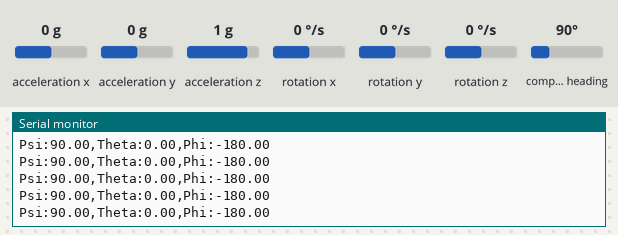
Bench run of a sketch on a simulated Arduino Nano 33 BLE. Shown: the last lines printed to the serial monitor. The inputs (shaded band) are chosen by the test bench; at power-on: acceleration z 1 g, acceleration x 0 g, acceleration y 0 g, compass heading 90°, rotation x 0 °/s, rotation y 0 °/s, rotation z 0 °/s.

Above: at 1.2 s.
1.3 s: acceleration z set to 0 g
At 2.4 s:
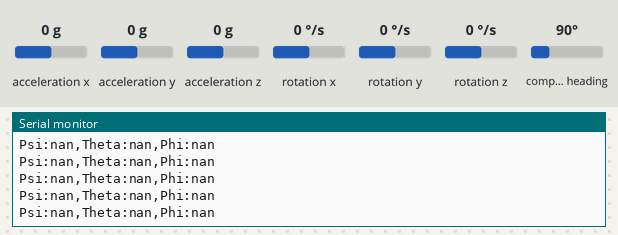
3.2 s: acceleration x set to -1.4 g
At 4.0 s:
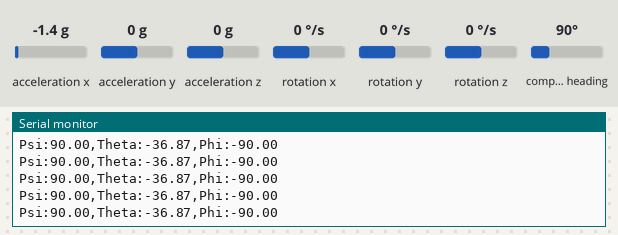
4.7 s: acceleration y set to -1.4 g
At 5.3 s:
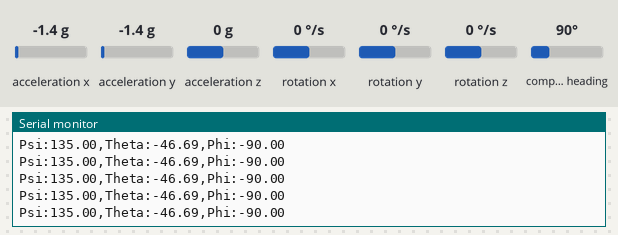
6.2 s: compass heading set to 7°
At 7.3 s:
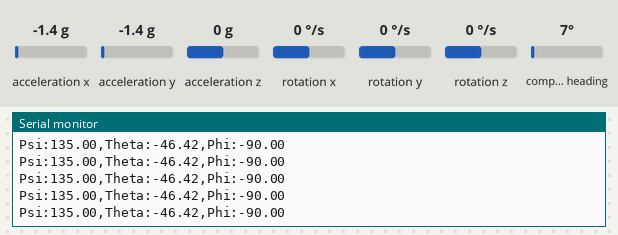
7.7 s: acceleration y set to 0 g
At 8.4 s:
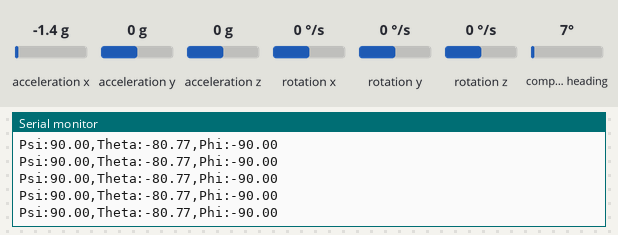
Timing chart, 0 to 9.8 s (numbered marks = the images above; inputs shaded):
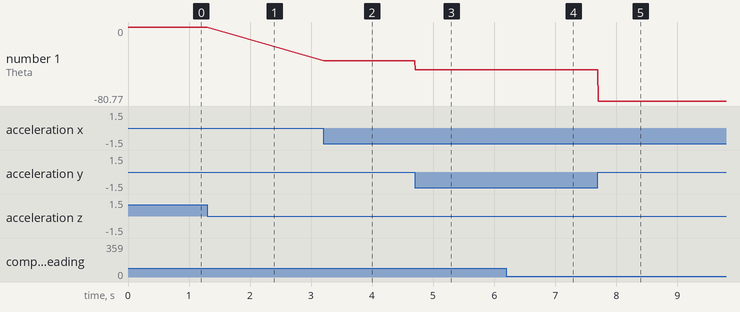

The sketch:

Arduino_LSM9DS1_Quaternion_CF.ino
```cpp
/*
參考文章 Keeping a Good Attitude: A Quaternion-Based Orientation Filter for IMUs and MARGs (https://www.mdpi.com/1424-8220/15/8/19302/htm)
使用library Arduino_LSM9DS1.h: https://github.com/arduino-libraries/Arduino_LSM9DS1
library作者寫定的條件如下
Accelerometer range is set at ±4 g with a resolution of 0.122 mg.
Gyroscope range is set at ±2000 dps with a resolution of 70 mdps.
Magnetometer range is set at ±400 uT with a resolution of 0.014 uT.
Accelerometer and gyrospcope output data rate is fixed at 104 Hz.
Magnetometer output data rate is fixed at 20 Hz.

可視情況自行修改，例如gryo用2000可能過頭了(量測精度不足)，在sensor datasheet中有提到±245/±500/±2000 dps angular rate full scale，個人認為用500 degree per second可能比較合適
LSM9DS1 datasheet請參考:https://www.st.com/resource/en/datasheet/lsm9ds1.pdf

//////////////////////////////////////////////////////
2022/05/07:
1. 開始撰寫程式、確認acc, gyro, mag三個sensor的連接無問題
2. 寫子程式: (a)quaternion_pruduct.  (b)quaternion2Euler
3. 測試文章section 3的做法，未來將作為CF的initial condition

注意: Nano 33 BLE/BLE Sense 的 Magnetometer x軸是acc x軸; y軸是acc z軸; z軸是acc y軸
所以從sensor裡面抓出來的資料要小心x-y-z順序
*/


#include <Arduino_LSM9DS1.h>

float ax, ay, az;  // acc value
float gx, gy, gz;  // gyro value
float mx, my, mz;  // mag value
float a_sq, m_sq;  // acc and mag square root

float axn, ayn, azn;  // normalized acc
float mxn, myn, mzn;  // normalized mag
float lx, ly, lz;     // l is the rotated magnetic field vector, see eq.(26)
float Gamma;          // for qmag

float qacc[4], qmag[4]; // quaternion of acc and mag
float q_gl[4];          // the quaternion orientation of the global frame relative to the local frame, see eq.(36)

float R_acc[3][3];  // acc's rotation matrix via quaternion

void setup() {
  Serial.begin(9600);
  while (!Serial);
  Serial.println("Started");

  if (!IMU.begin()) {
    Serial.println("Failed to initialize IMU!");
    while (1);
  }

}

void loop() {

  if (IMU.accelerationAvailable()) {
    IMU.readAcceleration(ax, ay, az);
  }

  if (IMU.gyroscopeAvailable()) {
  IMU.readGyroscope(gx, gy, gz);
  }

  if (IMU.magneticFieldAvailable()) {
  IMU.readMagneticField(mx, my, mz);
  }

// 方向校正，因為sensor先天方向定義問題，詳細參考datasheet or https://forum.arduino.cc/t/ble-sense-ahrs/636949/5
// 以北東下(NED)為測試校正方法
ax = ax;
ay = ay;
az = -az;
gx = gx;
gy = gy;
gz = -gz;
mx = -mx;
my = my;
mz = -mz;

// normalize
a_sq = sqrt(sq(ax)+sq(ay)+sq(az));
axn = ax/a_sq;
ayn = ay/a_sq;
azn = az/a_sq;

m_sq = sqrt(sq(mx)+sq(my)+sq(mz));
mxn = mx/m_sq;
myn = my/m_sq;
mzn = mz/m_sq;

// acc quaternion from eq.(25)
  if (azn >= 0){
    qacc[0] = sqrt((azn+1)/2);
    qacc[1] = -ayn/sqrt(2*(azn+1));
    qacc[2] = axn/sqrt(2*(azn+1));
    qacc[3] = 0;
    }
  else {
    qacc[0] = -ayn/sqrt(2*(1-azn));
    qacc[1] = sqrt((1-azn)/2);
    qacc[2] = 0;
    qacc[3] = axn/sqrt(2*(1-azn));
  }

// rotation matrix from acc quaternion, see eq.(9)
R_acc[1][1] = sq(qacc[0]) + sq(qacc[1]) - sq(qacc[2]) - sq(qacc[3]);
R_acc[1][2] = 2*(qacc[1]*qacc[2] - qacc[0]*qacc[3]);
R_acc[1][3] = 2*(qacc[1]*qacc[3] + qacc[0]*qacc[2]);

R_acc[2][1] = 2*(qacc[1]*qacc[2] + qacc[0]*qacc[3]);
R_acc[2][2] = sq(qacc[0]) - sq(qacc[1]) + sq(qacc[2]) - sq(qacc[3]);
R_acc[2][3] = 2*(qacc[2]*qacc[3] - qacc[0]*qacc[1]);;

R_acc[3][1] = 2*(qacc[1]*qacc[3] - qacc[0]*qacc[2]);
R_acc[3][2] = 2*(qacc[2]*qacc[3] + qacc[0]*qacc[1]);;
R_acc[3][3] = sq(qacc[0]) - sq(qacc[1]) - sq(qacc[2]) + sq(qacc[3]);


// the rotated magnetic field vector, see eq.(26)
// matrix production sequence due to the transpose matrix
lx = R_acc[1][1]*mxn + R_acc[2][1]*myn + R_acc[3][1]*mzn;
ly = R_acc[1][2]*mxn + R_acc[2][2]*myn + R_acc[3][2]*mzn;
lz = R_acc[1][3]*mxn + R_acc[2][3]*myn + R_acc[3][3]*mzn;

Gamma = sq(lx)+sq(ly);

// mag quaternion from eq.(35)
if (lx >= 0){
  qmag[0] = sqrt(Gamma+lx*sqrt(Gamma))/sqrt(2*Gamma);
  qmag[1] = 0;
  qmag[2] = 0;
  qmag[3] = ly/( sqrt(2)*sqrt(Gamma+lx*sqrt(Gamma)) );
  }
else {
  qmag[0] = ly/( sqrt(2)*sqrt(Gamma+lx*sqrt(Gamma)) );
  qmag[1] = 0;
  qmag[2] = 0;
  qmag[3] = sqrt(Gamma+lx*sqrt(Gamma))/sqrt(2*Gamma);
  }

// generalize the quaternion orientation of the global frame relative to the local frame via quaternion product, see eq.(36)
// q_gl = qacc X qmag
q_gl[0] = qacc[0]*qmag[0] - qacc[1]*qmag[1] - qacc[2]*qmag[2] - qacc[3]*qmag[3];
q_gl[1] = qacc[0]*qmag[1] + qacc[1]*qmag[0] + qacc[2]*qmag[3] - qacc[3]*qmag[2];
q_gl[2] = qacc[0]*qmag[2] - qacc[1]*qmag[3] + qacc[2]*qmag[0] + qacc[3]*qmag[1];
q_gl[3] = qacc[0]*qmag[3] + qacc[1]*qmag[2] - qacc[2]*qmag[1] + qacc[3]*qmag[0];


//Serial.print("qmag Psi:");
//Serial.println(mzn);
//Serial.println(57.29577*quaternion2Psi(qmag[0],qmag[1],qmag[2],qmag[3]));


Serial.print("Psi:");
Serial.print(57.29577*quaternion2Psi(q_gl[0],q_gl[1],q_gl[2],q_gl[3]));

Serial.print(",");
Serial.print("Theta:");
Serial.print(57.29577*quaternion2Theta(q_gl[0],q_gl[1],q_gl[2],q_gl[3]));

Serial.print(",");
Serial.print("Phi:");
Serial.println(57.29577*quaternion2Phi(q_gl[0],q_gl[1],q_gl[2],q_gl[3]));


/*
  Serial.print("X:");
  Serial.print(x/sqrt(x*x+y*y+z*z));

  Serial.print(",");
  Serial.print("Y:");
  Serial.print(y/sqrt(x*x+y*y+z*z));

  Serial.print(",");
  Serial.print("Z:");
  Serial.print(z/sqrt(x*x+y*y+z*z));

  Serial.print(",");
  Serial.print("sum:");
  Serial.println(sq(x/sqrt(x*x+y*y+z*z)) + sq(y/sqrt(x*x+y*y+z*z)) + sq(z/sqrt(x*x+y*y+z*z)));
*/
}

// Quaternion to Euler angle Phi
float quaternion2Phi(float q0, float q1, float q2, float q3){
  float phi;
  phi = atan2( 2*(q0*q1+q2*q3), 1-2*(q1*q1+q2*q2) );
  return phi;
}

// Quaternion to Euler angle Theta
float quaternion2Theta(float q0, float q1, float q2, float q3){
  float theta;
  theta = asin( 2*(q0*q2-q3*q1) );
  return theta;
}

// Quaternion to Euler angle Psi
float quaternion2Psi(float q0, float q1, float q2, float q3){
  float psi;
  psi = atan2( 2*(q0*q3+q1*q2), 1-2*(q2*q2+q3*q3) );
  return psi;
}


/*
基本的資料讀取
<Acc>
  float x, y, z;
  if (IMU.accelerationAvailable()) {
    IMU.readAcceleration(x, y, z);
  }

<Gyro>
  float x, y, z;
  if (IMU.gyroscopeAvailable()) {
    IMU.readGyroscope(x, y, z);
  }

<Mag>
  float x, y, z;
  if (IMU.magneticFieldAvailable()) {
    IMU.readMagneticField(x, y, z);
  }

*/
```

Measured:
- after the input at 1.3 s, the serial monitor: prints a new line at once (image 1)
- after the input at 3.2 s, the serial monitor: prints a new line at once (image 2)
- after the input at 4.7 s, the serial monitor: prints a new line at once (image 3)
- after the input at 6.2 s, the serial monitor: prints a new line at once (image 4)
- after the input at 7.7 s, the serial monitor: prints a new line at once (image 5)
- plotted number 1: 0 → -36.87 after the input at 3.2 s, -36.87 → -46.69 after the input at 4.7 s, -46.69 → -46.42 after the input at 6.2 s, -46.42 → -80.77 after the input at 7.7 s
